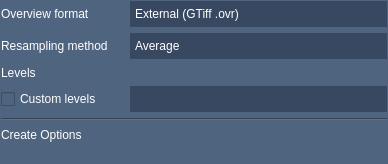
<?xml version="1.0" encoding="UTF-8"?>
<ui version="4.0">
 <class>QgsRasterPyramidsOptionsWidgetBase</class>
 <widget class="QWidget" name="QgsRasterPyramidsOptionsWidgetBase">
  <property name="geometry">
   <rect>
    <x>0</x>
    <y>0</y>
    <width>388</width>
    <height>164</height>
   </rect>
  </property>
  <property name="windowTitle">
   <string>Form</string>
  </property>
  <property name="styleSheet">
   <string notr="true">QWidget{
	color:#ffffff;
	background-color:#4f647f;
}</string>
  </property>
  <layout class="QGridLayout" name="gridLayout">
   <property name="leftMargin">
    <number>1</number>
   </property>
   <property name="topMargin">
    <number>1</number>
   </property>
   <property name="rightMargin">
    <number>1</number>
   </property>
   <property name="bottomMargin">
    <number>1</number>
   </property>
   <item row="4" column="2">
    <widget class="QLineEdit" name="lePyramidsLevels">
     <property name="minimumSize">
      <size>
       <width>0</width>
       <height>26</height>
      </size>
     </property>
     <property name="toolTip">
      <string>Insert positive integer values separated by spaces</string>
     </property>
     <property name="styleSheet">
      <string notr="true">QLineEdit{
	color:#ffffff;
	background-color:#384861;
	border:0px;
}

QLineEdit:hover{
	color:#ffffff;
	background-color:#384861;
	border:1px solid #2ba3e7;
}</string>
     </property>
    </widget>
   </item>
   <item row="3" column="2">
    <layout class="QHBoxLayout" name="layoutPyramidsLevels"/>
   </item>
   <item row="1" column="2">
    <widget class="QComboBox" name="cbxPyramidsFormat">
     <property name="sizePolicy">
      <sizepolicy hsizetype="Expanding" vsizetype="Fixed">
       <horstretch>0</horstretch>
       <verstretch>0</verstretch>
      </sizepolicy>
     </property>
     <property name="minimumSize">
      <size>
       <width>0</width>
       <height>26</height>
      </size>
     </property>
     <property name="styleSheet">
      <string notr="true">QComboBox{
	color:#ffffff;
	background-color:#384861;
	border:0px;
}

QComboBox:hover{
	color:#ffffff;
	background-color:#384861;
	border:1px solid #63bbff;
}

QComboBox::down-arrow{	
	image: url(:/images/down_arrow.png);
	background-color:transparent;
}

QComboBox::drop-down{
	border:0px;
	width:26px;
	background-color:transparent;
}

QComboBox::drop-down:hover {
	color:white;
	border:0px;
	width:26px;
    background-color:transparent;
}

QComboBox QAbstractItemView {
	color:#3c3c3c;
	outline:none;
	border:1px solid #63bbff;
    background-color:#f6fafb;
}

QComboBox QAbstractItemView::item {
	outline:none;
	height:26px;
}

QComboBox QAbstractItemView::item:hover {
	color:white;
	outline:none;
	height:26px;
    background-color:#63bbff;	
}
QComboBox QAbstractItemView::item:selected {
	outline:none;
	border:0px;
	height:26px;
	color:#63bbff;
 	outline:none;
}</string>
     </property>
     <item>
      <property name="text">
       <string>External (GTiff .ovr)</string>
      </property>
     </item>
     <item>
      <property name="text">
       <string>Internal (if possible)</string>
      </property>
     </item>
     <item>
      <property name="text">
       <string>External (Erdas Imagine .aux)</string>
      </property>
     </item>
    </widget>
   </item>
   <item row="3" column="0">
    <widget class="QLabel" name="label_5">
     <property name="styleSheet">
      <string notr="true">QLabel{
	color:#ffffff;
	background-color:transparent;
}</string>
     </property>
     <property name="text">
      <string>Levels</string>
     </property>
    </widget>
   </item>
   <item row="8" column="0" colspan="3">
    <widget class="QLabel" name="label_4">
     <property name="styleSheet">
      <string notr="true">QLabel{
	color:#ffffff;
	background-color:transparent;
}</string>
     </property>
     <property name="text">
      <string>Create Options</string>
     </property>
    </widget>
   </item>
   <item row="4" column="1">
    <spacer name="horizontalSpacer">
     <property name="orientation">
      <enum>Qt::Horizontal</enum>
     </property>
     <property name="sizeType">
      <enum>QSizePolicy::Fixed</enum>
     </property>
     <property name="sizeHint" stdset="0">
      <size>
       <width>10</width>
       <height>20</height>
      </size>
     </property>
    </spacer>
   </item>
   <item row="2" column="0">
    <widget class="QLabel" name="textLabel4_2">
     <property name="styleSheet">
      <string notr="true">QLabel{
	color:#ffffff;
	background-color:transparent;
}</string>
     </property>
     <property name="text">
      <string>Resampling method</string>
     </property>
    </widget>
   </item>
   <item row="2" column="2">
    <widget class="QComboBox" name="cboResamplingMethod">
     <property name="minimumSize">
      <size>
       <width>0</width>
       <height>26</height>
      </size>
     </property>
     <property name="styleSheet">
      <string notr="true">QComboBox{
	color:#ffffff;
	background-color:#384861;
	border:0px;
}

QComboBox:hover{
	color:#ffffff;
	background-color:#384861;
	border:1px solid #63bbff;
}

QComboBox::down-arrow{	
	image: url(:/images/down_arrow.png);
	background-color:transparent;
}

QComboBox::drop-down{
	border:0px;
	width:26px;
	background-color:transparent;
}

QComboBox::drop-down:hover {
	color:white;
	border:0px;
	width:26px;
    background-color:transparent;
}

QComboBox QAbstractItemView {
	color:#3c3c3c;
	outline:none;
	border:1px solid #63bbff;
    background-color:#f6fafb;
}

QComboBox QAbstractItemView::item {
	outline:none;
	height:26px;
}

QComboBox QAbstractItemView::item:hover {
	color:white;
	outline:none;
	height:26px;
    background-color:#63bbff;	
}
QComboBox QAbstractItemView::item:selected {
	outline:none;
	border:0px;
	height:26px;
	color:#63bbff;
 	outline:none;
}</string>
     </property>
     <item>
      <property name="text">
       <string>Average</string>
      </property>
     </item>
     <item>
      <property name="text">
       <string>Nearest Neighbour</string>
      </property>
     </item>
    </widget>
   </item>
   <item row="4" column="0">
    <widget class="QCheckBox" name="cbxPyramidsLevelsCustom">
     <property name="text">
      <string>Custom levels</string>
     </property>
    </widget>
   </item>
   <item row="7" column="0" colspan="3">
    <widget class="Line" name="line">
     <property name="orientation">
      <enum>Qt::Horizontal</enum>
     </property>
    </widget>
   </item>
   <item row="9" column="0" colspan="3">
    <widget class="QgsRasterFormatSaveOptionsWidget" name="mSaveOptionsWidget" native="true"/>
   </item>
   <item row="1" column="0">
    <widget class="QLabel" name="label_2">
     <property name="styleSheet">
      <string notr="true">QLabel{
	color:#ffffff;
	background-color:transparent;
}</string>
     </property>
     <property name="text">
      <string>Overview format</string>
     </property>
    </widget>
   </item>
  </layout>
 </widget>
 <customwidgets>
  <customwidget>
   <class>QgsRasterFormatSaveOptionsWidget</class>
   <extends>QWidget</extends>
   <header>qgsrasterformatsaveoptionswidget.h</header>
   <container>1</container>
  </customwidget>
 </customwidgets>
 <tabstops>
  <tabstop>cbxPyramidsFormat</tabstop>
  <tabstop>cboResamplingMethod</tabstop>
  <tabstop>cbxPyramidsLevelsCustom</tabstop>
  <tabstop>lePyramidsLevels</tabstop>
 </tabstops>
 <resources/>
 <connections/>
</ui>
